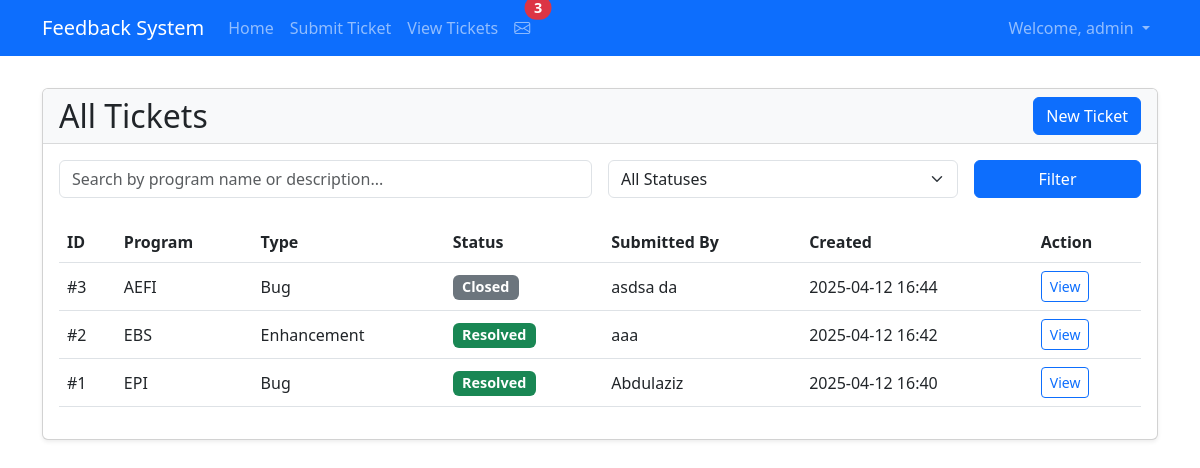
Page /tickets (signed in) on the committed database.
### app/models.py (models this page shows, shortened)
class User(UserMixin, db.Model):
    id = db.Column(db.Integer, primary_key=True)
    username = db.Column(db.String(80), unique=True, nullable=False)
    password_hash = db.Column(db.String(120), nullable=False)
    name = db.Column(db.String(100))
    email = db.Column(db.String(120))
    phone_number = db.Column(db.String(20))

class Ticket(db.Model):
    id = db.Column(db.Integer, primary_key=True)
    user_id = db.Column(db.Integer, db.ForeignKey('user.id'), nullable=False)
    name = db.Column(db.String(100), nullable=False)
    email = db.Column(db.String(120), nullable=False)
    program_name = db.Column(db.String(100), nullable=False)
    error_type = db.Column(db.String(50), nullable=False)
    description = db.Column(db.Text, nullable=False)
    status = db.Column(db.String(20), default='Open')
    created_at = db.Column(db.DateTime, default=datetime.utcnow)
    updated_at = db.Column(db.DateTime, default=datetime.utcnow, onupdate=datetime.utcnow)
    attachment_path = db.Column(db.String(200))
    user = db.relationship('User', backref=db.backref('tickets', lazy=True))

### app/routes.py (the view, shortened to what this page needs)
@main.route('/tickets')
@login_required
def view_tickets():
    page = request.args.get('page', 1, type=int)
    status_filter = request.args.get('status', '')
    search = request.args.get('search', '')
    query = Ticket.query
    if not current_user.username == 'admin':
        query = query.filter(Ticket.user_id == current_user.id)
    if status_filter:
        query = query.filter(Ticket.status == status_filter)
    tickets = query.order_by(Ticket.created_at.desc()).paginate(page=page, per_page=10)
    return render_template('tickets.html', tickets=tickets)

### app/routes.py (called while the page is built)
@main.before_request
def check_auth():
    public_routes = ['static', 'main.login', 'main.register', 'main.submit_ticket']
    if request.endpoint and request.endpoint not in public_routes:
        if not current_user.is_authenticated:
            flash('Please log in to access this page.', 'warning')
            return redirect(url_for('main.login', next=request.url))

### app/templates/tickets.html (shortened to what this page needs)
{% extends "base.html" %}
{% block content %}
{% if current_user.is_authenticated %}
<div class="card">
    <div class="card-header d-flex justify-content-between align-items-center">
        <h2 class="mb-0">{% if current_user.username == 'admin' %}All {% endif %}Tickets</h2>
        <a href="{{ url_for('main.submit_ticket') }}" class="btn btn-primary">New Ticket</a>
    </div>
    <div class="card-body">
        <form class="row g-3 mb-4">
            <div class="col-md-6">
                <input type="text" class="form-control" name="search" placeholder="Search by program name or description..." value="{{ request.args.get('search', '') }}">
            </div>
            <div class="col-md-4">
                <select class="form-select" name="status">
                    <option value="">All Statuses</option>
                </select>
            </div>
            <div class="col-md-2">
                <button type="submit" class="btn btn-primary w-100">Filter</button>
            </div>
        </form>
        <div class="table-responsive">
            <table class="table table-hover">
                <thead>
                    <tr>
                        <th>ID</th>
                        <th>Program</th>
                        <th>Type</th>
                        <th>Status</th>
                        {% if current_user.username == 'admin' %}<th>Submitted By</th>{% endif %}
                        <th>Created</th>
                        <th>Action</th>
                    </tr>
                </thead>
                <tbody>
                    {% for ticket in tickets.items %}
                    <tr>
                        <td>#{{ ticket.id }}</td>
                        <td>{{ ticket.program_name }}</td>
                        <td>{{ ticket.error_type | title }}</td>
                        <td>
                            <span class="badge bg-{{ {
                                'Open': 'primary',
                                'In Progress': 'warning',
                                'Resolved': 'success',
                                'Closed': 'secondary'
                            }[ticket.status] }}">{{ ticket.status }}</span>
                        </td>
                        {% if current_user.username == 'admin' %}<td>{{ ticket.name }}</td>{% endif %}
                        <td>{{ ticket.created_at.strftime('%Y-%m-%d %H:%M') }}</td>
                        <td>
                            <a href="{{ url_for('main.ticket_detail', id=ticket.id) }}" class="btn btn-sm btn-outline-primary">View</a>
                        </td>
                    </tr>
                    {% else %}
                    <tr>
                        <td colspan="{{ 7 if current_user.username == 'admin' else 6 }}" class="text-center">No tickets found.</td>
                    </tr>
                    {% endfor %}
                </tbody>
            </table>
        </div>
    </div>
</div>
{% endif %}
{% endblock %}

### app/templates/base.html (shortened to what this page needs)
<!DOCTYPE html>
<html lang="en">
<head>
    <link href="https://cdn.jsdelivr.net/npm/bootstrap@5.3.0/dist/css/bootstrap.min.css" rel="stylesheet">
    <link rel="stylesheet" href="https://cdn.jsdelivr.net/npm/bootstrap-icons@1.11.0/font/bootstrap-icons.css">
    <link rel="stylesheet" href="{{ url_for('static', filename='css/style.css') }}">
</head>
<body>
    <nav class="navbar navbar-expand-lg navbar-dark bg-primary">
        <div class="container">
            <a class="navbar-brand" href="{{ url_for('main.index') }}">Feedback System</a>
            <div class="collapse navbar-collapse" id="navbarNav">
                <ul class="navbar-nav me-auto">
                    <li class="nav-item">
                        <a class="nav-link" href="{{ url_for('main.index') }}">Home</a>
                    </li>
                    <li class="nav-item">
                        <a class="nav-link" href="{{ url_for('main.submit_ticket') }}">Submit Ticket</a>
                    </li>
                    {% if current_user.is_authenticated %}
                    <li class="nav-item">
                        <a class="nav-link" href="{{ url_for('main.view_tickets') }}">View Tickets</a>
                    </li>
                    <li class="nav-item">
                        {% set unread_count = current_user.notifications|selectattr('is_read', 'equalto', false)|list|length %}
                        <a class="nav-link position-relative" href="{{ url_for('main.inbox') }}">
                            <i class="bi bi-envelope"></i>
                            {% if unread_count > 0 %}
                            <span class="position-absolute top-0 start-100 translate-middle badge rounded-pill bg-danger">
                            </span>
                            {% endif %}
                        </a>
                    </li>
                    {% endif %}
                </ul>
                <ul class="navbar-nav">
                    {% if current_user.is_authenticated %}
                    <li class="nav-item dropdown">
                        <a class="nav-link dropdown-toggle" href="#" id="navbarDropdown" role="button" data-bs-toggle="dropdown" aria-expanded="false">
                            Welcome, {{ current_user.username }}
                        </a>
                    </li>
                    {% endif %}
                </ul>
            </div>
        </div>
    </nav>
    <div class="container mt-4">
        {% block content %}{% endblock %}
    </div>
</body>
</html>

### app/static/css/style.css (style rules this page uses)
.navbar { margin-bottom: 2rem; }
.badge { font-size: 0.9em; }
.table td { vertical-align: middle; }
.card { box-shadow: 0 0.125rem 0.25rem rgba(0, 0, 0, 0.075); }
.card-header { background-color: #f8f9fa; border-bottom: 1px solid rgba(0, 0, 0, 0.125); }
.badge.bg-success { background-color: #198754 !important; }
.badge.bg-secondary { background-color: #6c757d !important; }

### rows in the picture
User: username "admin"
Ticket: id "3", program_name "AEFI", error_type "Bug", status "Closed", name "asdsa da", created_at "2025-04-12 16:44"
Ticket: id "2", program_name "EBS", error_type "Enhancement", status "Resolved", name "aaa", created_at "2025-04-12 16:42"
Ticket: id "1", program_name "EPI", error_type "Bug", status "Resolved", name "Abdulaziz", created_at "2025-04-12 16:40"
